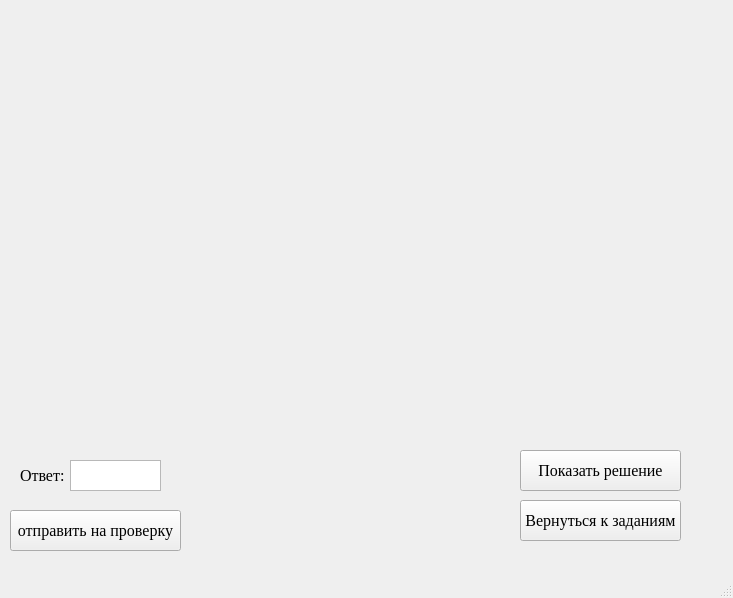
<?xml version="1.0" encoding="UTF-8"?>
<ui version="4.0">
 <class>Answer</class>
 <widget class="QMainWindow" name="Answer">
  <property name="geometry">
   <rect>
    <x>0</x>
    <y>0</y>
    <width>733</width>
    <height>598</height>
   </rect>
  </property>
  <property name="font">
   <font>
    <family>Times New Roman</family>
    <pointsize>12</pointsize>
   </font>
  </property>
  <property name="windowTitle">
   <string>MainWindow</string>
  </property>
  <widget class="QWidget" name="centralwidget">
   <widget class="QPushButton" name="pushButton">
    <property name="geometry">
     <rect>
      <x>10</x>
      <y>510</y>
      <width>171</width>
      <height>41</height>
     </rect>
    </property>
    <property name="text">
     <string>отправить на проверку</string>
    </property>
   </widget>
   <widget class="QPushButton" name="pushButton_3">
    <property name="geometry">
     <rect>
      <x>520</x>
      <y>500</y>
      <width>161</width>
      <height>41</height>
     </rect>
    </property>
    <property name="text">
     <string>Вернуться к заданиям</string>
    </property>
   </widget>
   <widget class="QPushButton" name="pushButton_2">
    <property name="geometry">
     <rect>
      <x>520</x>
      <y>450</y>
      <width>161</width>
      <height>41</height>
     </rect>
    </property>
    <property name="text">
     <string>Показать решение</string>
    </property>
   </widget>
   <widget class="QLabel" name="label_2">
    <property name="geometry">
     <rect>
      <x>20</x>
      <y>450</y>
      <width>51</width>
      <height>51</height>
     </rect>
    </property>
    <property name="text">
     <string>Ответ:</string>
    </property>
   </widget>
   <widget class="QTextEdit" name="textEdit">
    <property name="geometry">
     <rect>
      <x>70</x>
      <y>460</y>
      <width>91</width>
      <height>31</height>
     </rect>
    </property>
   </widget>
   <widget class="QLabel" name="label">
    <property name="geometry">
     <rect>
      <x>10</x>
      <y>10</y>
      <width>711</width>
      <height>431</height>
     </rect>
    </property>
    <property name="text">
     <string/>
    </property>
   </widget>
  </widget>
  <widget class="QMenuBar" name="menubar">
   <property name="geometry">
    <rect>
     <x>0</x>
     <y>0</y>
     <width>733</width>
     <height>25</height>
    </rect>
   </property>
  </widget>
  <widget class="QStatusBar" name="statusbar"/>
 </widget>
 <resources/>
 <connections/>
</ui>
